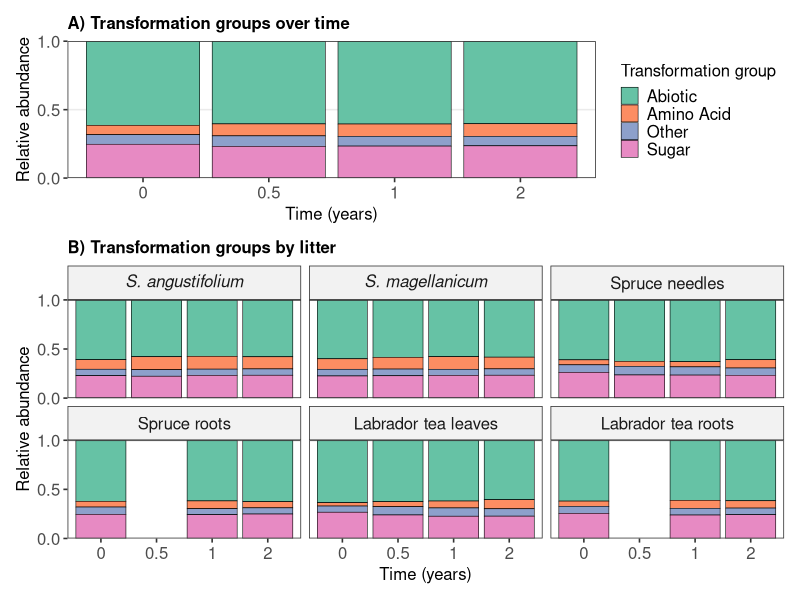
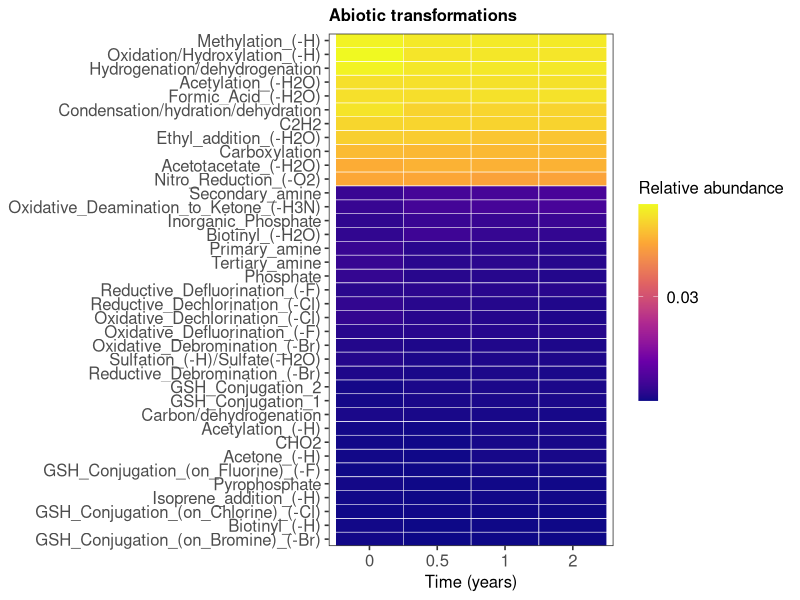
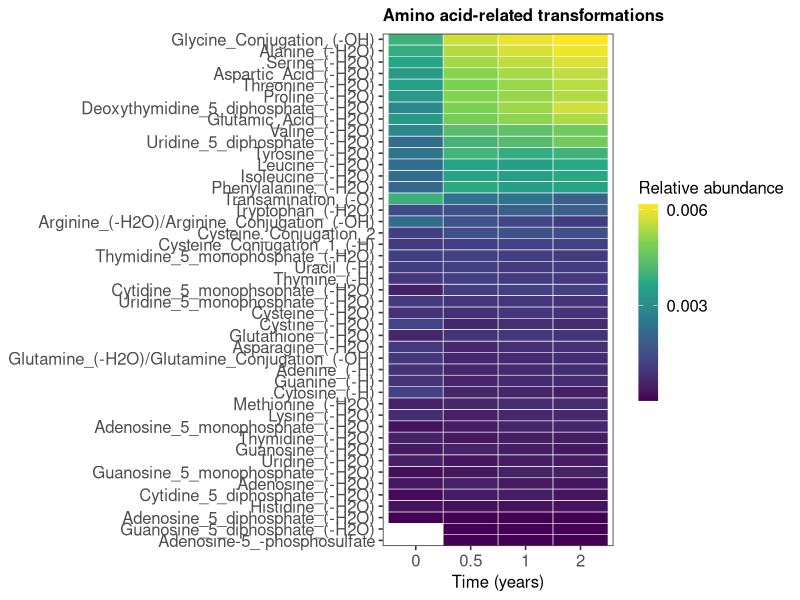

Source code (R) for these figures, in order:
### SPRUCE litter decomposition 2015–2017
## Supplementary Figures 8–10 — Transformations

library(tidyverse)
library(patchwork)
library(ragg)

## Input data
transformations_summary_df <- read.csv(
  "../Input/Metabodirect_All_Sum_Time/6_transformations/Transformations_summary_counts.csv"
)
metadata <- read.csv("../Input/metadata.csv")

litter_order <- c("ANG", "MAG", "SPL", "SPR", "LTL", "LTR")
custom_labels_facet <- c(
  ANG = "italic('S. angustifolium')",
  MAG = "italic('S. magellanicum')",
  SPL = "'Spruce needles'",
  SPR = "'Spruce roots'",
  LTL = "'Labrador tea leaves'",
  LTR = "'Labrador tea roots'"
)
time_breaks <- c(0, 0.5, 1, 2)

metadata <- metadata %>%
  mutate(
    Time = recode(
      Pickup_t,
      "T_0" = 0,
      "T_0.5" = 0.5,
      "T_1" = 1,
      "T_2" = 2
    )
  )

trans_df <- transformations_summary_df %>%
  left_join(
    metadata %>% select(SampleID, Litter, Time),
    by = "SampleID"
  )

group_per_sample <- trans_df %>%
  group_by(SampleID, Litter, Time, Group) %>%
  summarise(Perc = sum(Perc_Counts), .groups = "drop")

## Figure-wide typography
figure_theme <- theme_bw(base_size = 12) +
  theme(
    axis.text = element_text(size = 12),
    axis.title = element_text(size = 12),
    plot.title = element_text(size = 12, face = "bold", hjust = 0),
    strip.text = element_text(size = 12),
    legend.title = element_text(size = 12),
    legend.text = element_text(size = 12),
    panel.grid.minor = element_blank()
    #plot.margin = margin(4, 5, 4, 5)
  )

## Shared axis and colors for the stacked bar charts
group_levels <- sort(unique(na.omit(group_per_sample$Group)))
group_fill <- scale_fill_brewer(
  palette = "Set2",
  limits = group_levels,
  name = "Transformation group"
)
abundance_axis <- scale_y_continuous(
  breaks = c(0, 0.5, 1),
  expand = expansion(mult = 0)
)
abundance_view <- coord_cartesian(ylim = c(0, 1))

## Panel A — Groups over time
group_time <- group_per_sample %>%
  group_by(Time, Group) %>%
  summarise(MeanPerc = mean(Perc), .groups = "drop") %>%
  mutate(Time = factor(Time, levels = time_breaks))

pA_overall <- ggplot(group_time, aes(Time, MeanPerc, fill = Group)) +
  geom_col(color = "black", linewidth = 0.2, width = 0.9) +
  abundance_axis +
  abundance_view +
  group_fill +
  labs(
    title = "A) Transformation groups over time",
    x = "Time (years)",
    y = "Relative abundance"
  ) +
  figure_theme +
  theme(
    legend.position = "right",
    legend.key.size = unit(4.5, "mm")
  )

## Panel B — Groups by litter and time
group_litter_time <- group_per_sample %>%
  group_by(Litter, Time, Group) %>%
  summarise(MeanPerc = mean(Perc), .groups = "drop") %>%
  mutate(
    Litter = factor(Litter, levels = litter_order),
    Time = factor(Time, levels = time_breaks)
  )

pB_litter <- ggplot(group_litter_time, aes(Time, MeanPerc, fill = Group)) +
  geom_col(color = "black", linewidth = 0.2, width = 0.9) +
  facet_wrap(
    ~ Litter,
    ncol = 3,
    labeller = as_labeller(custom_labels_facet, label_parsed)
  ) +
  abundance_axis +
  abundance_view +
  group_fill +
  labs(
    title = "B) Transformation groups by litter",
    x = "Time (years)",
    y = "Relative abundance"
  ) +
  figure_theme +
  theme(
    strip.background = element_rect(fill = "grey95"),
    panel.grid.major = element_blank(),
    panel.spacing = unit(2, "mm"),
    legend.position = "none"
  )

## Transformation-level means for C and D
major_groups <- trans_df %>%
  filter(Group %in% c("Abiotic", "Amino Acid")) %>%
  group_by(SampleID, Litter, Time, Group, Transformation) %>%
  summarise(Perc = sum(Perc_Counts), .groups = "drop")

major_trans <- major_groups %>%
  group_by(Group, Transformation, Time) %>%
  summarise(MeanPerc = mean(Perc), .groups = "drop")

abiotic_df <- major_trans %>% filter(Group == "Abiotic")
amino_df <- major_trans %>% filter(Group == "Amino Acid")

## Supplementary Figures 9 and 10 — Heatmaps
make_heatmap <- function(data, title, palette) {
  transformation_order <- data %>%
    group_by(Transformation) %>%
    summarise(total = mean(MeanPerc), .groups = "drop") %>%
    arrange(total) %>%
    pull(Transformation)

  data <- data %>%
    mutate(
      Time = factor(Time, levels = time_breaks),
      Transformation = factor(Transformation, levels = transformation_order)
    )

  ggplot(data, aes(Time, Transformation, fill = MeanPerc)) +
    geom_tile(color = "white", linewidth = 0.2) +
    scale_x_discrete(drop = FALSE) +
    scale_y_discrete(expand = expansion(add = 0.5)) +
    scale_fill_viridis_c(
      option = palette,
      name = "Relative abundance",
      n.breaks = 3
    ) +
    labs(title = title, x = "Time (years)", y = NULL) +
    figure_theme +
    theme(
      panel.grid = element_blank(),
      legend.position = "right",
      legend.title.position = "top",
      legend.key.width = unit(5, "mm"),
      legend.key.height = unit(10, "mm")
    )
}

pC_abiotic <- make_heatmap(abiotic_df, "Abiotic transformations", "C")
pD_amino <- make_heatmap(amino_df, "Amino acid-related transformations", "D")

## Export Supplementary Figures 8–10
# Each heatmap gets its own page to accommodate all transformation labels.
Supplementary_Figure_8 <- wrap_plots(
  wrap_elements(full = pA_overall),
  wrap_elements(full = pB_litter),
  ncol = 1,
  heights = c(1, 1.65)
)

output_dir <- "../Plots_frontier/tiff"
dir.create(output_dir, recursive = TRUE, showWarnings = FALSE)

save_supplementary_figure <- function(plot, filename, height_mm) {
  ggsave(
    filename = file.path(output_dir, filename),
    plot = plot,
    width = 180,
    height = height_mm,
    units = "mm",
    dpi = 300,
    device = agg_tiff,
    bg = "white",
    compression = "lzw"
  )
}

save_supplementary_figure(Supplementary_Figure_8, "SupFig8.tiff", height_mm = 150)
save_supplementary_figure(pC_abiotic, "SupFig9.tiff", height_mm = 190)
save_supplementary_figure(pD_amino, "SupFig10.tiff", height_mm = 200)
